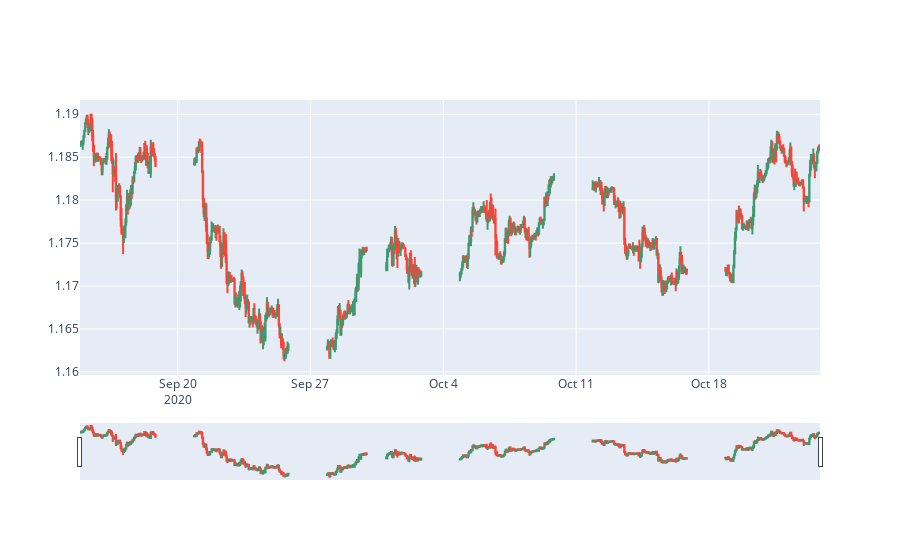

The notebook cell saved with this chart:
### Markdown cell above
## Load and plot dataset

### Code cell
# EUR/USD hourly roughly last month of data
EUR_USD = get_instrument_data('EUR_USD', 'H1')
last_month = EUR_USD.tail(28*24)

# Plot it
fig = go.Figure(
    data=[go.Candlestick(x=last_month.index,
    open=last_month['Open'],
    high=last_month['High'],
    low=last_month['Low'],
    close=last_month['Close'])]
)
fig.show()

### Figure 1 — Plotly figure (JSON) as saved in the notebook; plotly's stock layout.template omitted (floating-point values rounded to 4 significant figures; data arrays with more than 128 entries replaced by an {"elided": "..."} marker saying what was removed)
{"data": [{"close": {"elided": "672 float values"}, "high": {"elided": "672 float values"}, "low": {"elided": "672 float values"}, "open": {"elided": "672 float values"}, "type": "candlestick", "x": {"elided": "672 str values"}}], "layout": {}}
